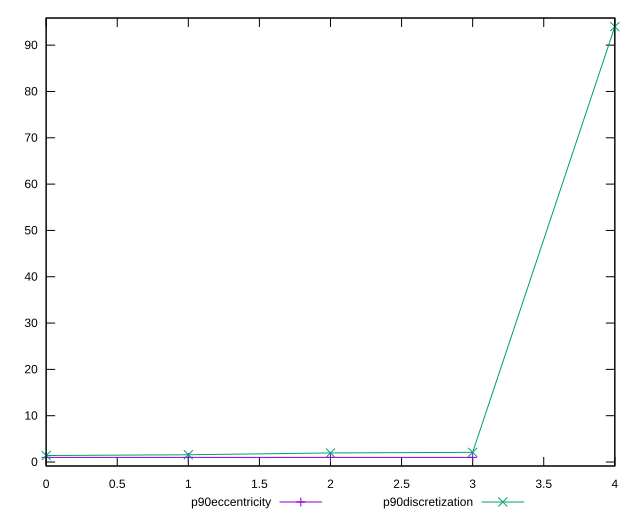

gnuplot code for this plot:
reset

$p90Eccentricity <<EOF
0 1.0000000000000002
1 0.9999999999999996
2 1.0000000000000002
3 0.9999999999999994
EOF

$p90Discretization <<EOF
0 1.4029850746268657
1 1.5666666666666667
2 1.9583333333333333
3 2.088888888888889
4 94
EOF

set key outside below
set xrange [0:4]
set yrange [-0.8600000000000007:95.86]
set trange [-0.8600000000000007:95.86]
set terminal svg size 640, 520 enhanced background rgb 'white'
set output "report_00018_2021-02-10T15-25-16.877Z/render-blocking-resources/progression/eccentricity.svg"

plot $p90Eccentricity title "p90eccentricity" with linespoints, \
     $p90Discretization title "p90discretization" with linespoints

reset
